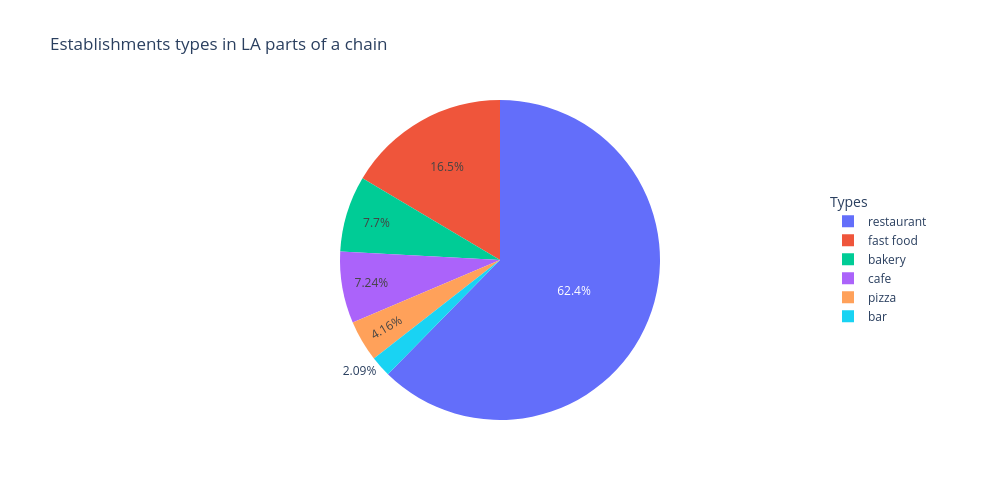

The notebook cell this image was saved under:
### Code cell
# criação gráfico pizza
chain_types_pizza = go.Figure(data=[go.Pie(labels=chain_types['type'], values=chain_types['proportion'])])
chain_types_pizza.update_layout(
    title='Establishments types in LA parts of a chain',
    legend=dict(
        title='Types',
        x=1,
        y=0.5
    ),
    width=1000,
    height=500
)
chain_types_pizza.show()

### Figure 1 — Plotly figure (JSON) as saved in the notebook; plotly's stock layout.template omitted (floating-point values rounded to 4 significant figures)
{"data": [{"labels": ["bakery", "bar", "cafe", "fast food", "pizza", "restaurant"], "type": "pie", "values": [7.699, 2.095, 7.236, 16.46, 4.162, 62.35]}], "layout": {"height": 500, "legend": {"title": {"text": "Types"}, "x": 1, "y": 0.5}, "title": {"text": "Establishments types in LA parts of a chain"}, "width": 1000}}
